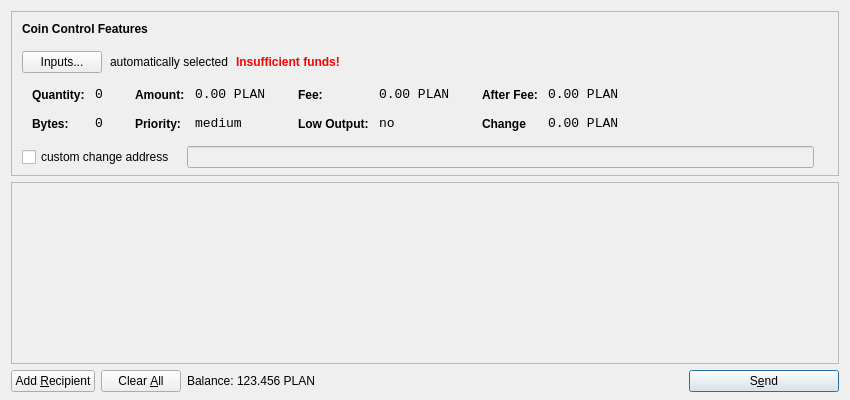
<?xml version="1.0" encoding="UTF-8"?>
<ui version="4.0">
 <class>SendCoinsDialog</class>
 <widget class="QDialog" name="SendCoinsDialog">
  <property name="geometry">
   <rect>
    <x>0</x>
    <y>0</y>
    <width>850</width>
    <height>400</height>
   </rect>
  </property>
  <property name="windowTitle">
   <string>Send Coins</string>
  </property>
  <layout class="QVBoxLayout" name="verticalLayout" stretch="0,1,0">
   <property name="bottomMargin">
    <number>8</number>
   </property>
   <item>
    <widget class="QFrame" name="frameCoinControl">
     <property name="sizePolicy">
      <sizepolicy hsizetype="Expanding" vsizetype="Expanding">
       <horstretch>0</horstretch>
       <verstretch>0</verstretch>
      </sizepolicy>
     </property>
     <property name="maximumSize">
      <size>
       <width>16777215</width>
       <height>16777215</height>
      </size>
     </property>
     <property name="frameShape">
      <enum>QFrame::StyledPanel</enum>
     </property>
     <property name="frameShadow">
      <enum>QFrame::Sunken</enum>
     </property>
     <layout class="QVBoxLayout" name="verticalLayoutCoinControl2">
      <property name="spacing">
       <number>-1</number>
      </property>
      <property name="leftMargin">
       <number>0</number>
      </property>
      <property name="topMargin">
       <number>0</number>
      </property>
      <property name="rightMargin">
       <number>0</number>
      </property>
      <property name="bottomMargin">
       <number>6</number>
      </property>
      <item>
       <layout class="QVBoxLayout" name="verticalLayoutCoinControl" stretch="0,0,0,0,1">
        <property name="spacing">
         <number>0</number>
        </property>
        <property name="leftMargin">
         <number>10</number>
        </property>
        <property name="topMargin">
         <number>10</number>
        </property>
        <item>
         <layout class="QHBoxLayout" name="horizontalLayoutCoinControl1">
          <property name="bottomMargin">
           <number>15</number>
          </property>
          <item>
           <widget class="QLabel" name="labelCoinControlFeatures">
            <property name="sizePolicy">
             <sizepolicy hsizetype="Preferred" vsizetype="Maximum">
              <horstretch>0</horstretch>
              <verstretch>0</verstretch>
             </sizepolicy>
            </property>
            <property name="font">
             <font>
              <weight>75</weight>
              <bold>true</bold>
             </font>
            </property>
            <property name="styleSheet">
             <string notr="true">font-weight:bold;</string>
            </property>
            <property name="text">
             <string>Coin Control Features</string>
            </property>
           </widget>
          </item>
         </layout>
        </item>
        <item>
         <layout class="QHBoxLayout" name="horizontalLayoutCoinControl2" stretch="0,0,0,0">
          <property name="spacing">
           <number>8</number>
          </property>
          <property name="bottomMargin">
           <number>10</number>
          </property>
          <item>
           <widget class="QPushButton" name="pushButtonCoinControl">
            <property name="styleSheet">
             <string notr="true"/>
            </property>
            <property name="text">
             <string>Inputs...</string>
            </property>
           </widget>
          </item>
          <item>
           <widget class="QLabel" name="labelCoinControlAutomaticallySelected">
            <property name="text">
             <string>automatically selected</string>
            </property>
            <property name="margin">
             <number>5</number>
            </property>
           </widget>
          </item>
          <item>
           <widget class="QLabel" name="labelCoinControlInsuffFunds">
            <property name="font">
             <font>
              <weight>75</weight>
              <bold>true</bold>
             </font>
            </property>
            <property name="styleSheet">
             <string notr="true">color:red;font-weight:bold;</string>
            </property>
            <property name="text">
             <string>Insufficient funds!</string>
            </property>
            <property name="margin">
             <number>5</number>
            </property>
           </widget>
          </item>
          <item>
           <spacer name="horizontalSpacerCoinControl">
            <property name="orientation">
             <enum>Qt::Horizontal</enum>
            </property>
            <property name="sizeHint" stdset="0">
             <size>
              <width>40</width>
              <height>1</height>
             </size>
            </property>
           </spacer>
          </item>
         </layout>
        </item>
        <item>
         <widget class="QWidget" name="widgetCoinControl" native="true">
          <property name="sizePolicy">
           <sizepolicy hsizetype="Preferred" vsizetype="Preferred">
            <horstretch>0</horstretch>
            <verstretch>0</verstretch>
           </sizepolicy>
          </property>
          <property name="minimumSize">
           <size>
            <width>0</width>
            <height>0</height>
           </size>
          </property>
          <property name="styleSheet">
           <string notr="true"/>
          </property>
          <layout class="QHBoxLayout" name="horizontalLayoutCoinControl5">
           <property name="margin">
            <number>0</number>
           </property>
           <item>
            <layout class="QHBoxLayout" name="horizontalLayoutCoinControl3" stretch="0,0,0,1">
             <property name="spacing">
              <number>20</number>
             </property>
             <property name="topMargin">
              <number>0</number>
             </property>
             <property name="bottomMargin">
              <number>10</number>
             </property>
             <item>
              <layout class="QFormLayout" name="formLayoutCoinControl1">
               <property name="horizontalSpacing">
                <number>10</number>
               </property>
               <property name="verticalSpacing">
                <number>14</number>
               </property>
               <property name="leftMargin">
                <number>10</number>
               </property>
               <property name="topMargin">
                <number>4</number>
               </property>
               <property name="rightMargin">
                <number>6</number>
               </property>
               <item row="0" column="0">
                <widget class="QLabel" name="labelCoinControlQuantityText">
                 <property name="styleSheet">
                  <string notr="true">font-weight:bold;</string>
                 </property>
                 <property name="text">
                  <string>Quantity:</string>
                 </property>
                 <property name="margin">
                  <number>0</number>
                 </property>
                </widget>
               </item>
               <item row="0" column="1">
                <widget class="QLabel" name="labelCoinControlQuantity">
                 <property name="font">
                  <font>
                   <family>Monospace</family>
                   <pointsize>10</pointsize>
                  </font>
                 </property>
                 <property name="cursor">
                  <cursorShape>IBeamCursor</cursorShape>
                 </property>
                 <property name="contextMenuPolicy">
                  <enum>Qt::ActionsContextMenu</enum>
                 </property>
                 <property name="text">
                  <string>0</string>
                 </property>
                 <property name="margin">
                  <number>0</number>
                 </property>
                 <property name="textInteractionFlags">
                  <set>Qt::LinksAccessibleByMouse|Qt::TextSelectableByKeyboard|Qt::TextSelectableByMouse</set>
                 </property>
                </widget>
               </item>
               <item row="1" column="0">
                <widget class="QLabel" name="labelCoinControlBytesText">
                 <property name="styleSheet">
                  <string notr="true">font-weight:bold;</string>
                 </property>
                 <property name="text">
                  <string>Bytes:</string>
                 </property>
                </widget>
               </item>
               <item row="1" column="1">
                <widget class="QLabel" name="labelCoinControlBytes">
                 <property name="font">
                  <font>
                   <family>Monospace</family>
                   <pointsize>10</pointsize>
                  </font>
                 </property>
                 <property name="cursor">
                  <cursorShape>IBeamCursor</cursorShape>
                 </property>
                 <property name="contextMenuPolicy">
                  <enum>Qt::ActionsContextMenu</enum>
                 </property>
                 <property name="text">
                  <string>0</string>
                 </property>
                 <property name="textInteractionFlags">
                  <set>Qt::LinksAccessibleByMouse|Qt::TextSelectableByKeyboard|Qt::TextSelectableByMouse</set>
                 </property>
                </widget>
               </item>
              </layout>
             </item>
             <item>
              <layout class="QFormLayout" name="formLayoutCoinControl2">
               <property name="horizontalSpacing">
                <number>10</number>
               </property>
               <property name="verticalSpacing">
                <number>14</number>
               </property>
               <property name="leftMargin">
                <number>6</number>
               </property>
               <property name="topMargin">
                <number>4</number>
               </property>
               <property name="rightMargin">
                <number>6</number>
               </property>
               <item row="0" column="0">
                <widget class="QLabel" name="labelCoinControlAmountText">
                 <property name="styleSheet">
                  <string notr="true">font-weight:bold;</string>
                 </property>
                 <property name="text">
                  <string>Amount:</string>
                 </property>
                 <property name="margin">
                  <number>0</number>
                 </property>
                </widget>
               </item>
               <item row="0" column="1">
                <widget class="QLabel" name="labelCoinControlAmount">
                 <property name="font">
                  <font>
                   <family>Monospace</family>
                   <pointsize>10</pointsize>
                  </font>
                 </property>
                 <property name="cursor">
                  <cursorShape>IBeamCursor</cursorShape>
                 </property>
                 <property name="contextMenuPolicy">
                  <enum>Qt::ActionsContextMenu</enum>
                 </property>
                 <property name="text">
                  <string>0.00 PLAN</string>
                 </property>
                 <property name="textInteractionFlags">
                  <set>Qt::LinksAccessibleByMouse|Qt::TextSelectableByKeyboard|Qt::TextSelectableByMouse</set>
                 </property>
                </widget>
               </item>
               <item row="1" column="0">
                <widget class="QLabel" name="labelCoinControlPriorityText">
                 <property name="styleSheet">
                  <string notr="true">font-weight:bold;</string>
                 </property>
                 <property name="text">
                  <string>Priority:</string>
                 </property>
                </widget>
               </item>
               <item row="1" column="1">
                <widget class="QLabel" name="labelCoinControlPriority">
                 <property name="font">
                  <font>
                   <family>Monospace</family>
                   <pointsize>10</pointsize>
                  </font>
                 </property>
                 <property name="cursor">
                  <cursorShape>IBeamCursor</cursorShape>
                 </property>
                 <property name="contextMenuPolicy">
                  <enum>Qt::ActionsContextMenu</enum>
                 </property>
                 <property name="text">
                  <string>medium</string>
                 </property>
                 <property name="textInteractionFlags">
                  <set>Qt::LinksAccessibleByMouse|Qt::TextSelectableByKeyboard|Qt::TextSelectableByMouse</set>
                 </property>
                </widget>
               </item>
              </layout>
             </item>
             <item>
              <layout class="QFormLayout" name="formLayoutCoinControl3">
               <property name="horizontalSpacing">
                <number>10</number>
               </property>
               <property name="verticalSpacing">
                <number>14</number>
               </property>
               <property name="leftMargin">
                <number>6</number>
               </property>
               <property name="topMargin">
                <number>4</number>
               </property>
               <property name="rightMargin">
                <number>6</number>
               </property>
               <item row="0" column="0">
                <widget class="QLabel" name="labelCoinControlFeeText">
                 <property name="styleSheet">
                  <string notr="true">font-weight:bold;</string>
                 </property>
                 <property name="text">
                  <string>Fee:</string>
                 </property>
                 <property name="margin">
                  <number>0</number>
                 </property>
                </widget>
               </item>
               <item row="0" column="1">
                <widget class="QLabel" name="labelCoinControlFee">
                 <property name="font">
                  <font>
                   <family>Monospace</family>
                   <pointsize>10</pointsize>
                  </font>
                 </property>
                 <property name="cursor">
                  <cursorShape>IBeamCursor</cursorShape>
                 </property>
                 <property name="contextMenuPolicy">
                  <enum>Qt::ActionsContextMenu</enum>
                 </property>
                 <property name="text">
                  <string>0.00 PLAN</string>
                 </property>
                 <property name="textInteractionFlags">
                  <set>Qt::LinksAccessibleByMouse|Qt::TextSelectableByKeyboard|Qt::TextSelectableByMouse</set>
                 </property>
                </widget>
               </item>
               <item row="1" column="0">
                <widget class="QLabel" name="labelCoinControlLowOutputText">
                 <property name="styleSheet">
                  <string notr="true">font-weight:bold;</string>
                 </property>
                 <property name="text">
                  <string>Low Output:</string>
                 </property>
                </widget>
               </item>
               <item row="1" column="1">
                <widget class="QLabel" name="labelCoinControlLowOutput">
                 <property name="font">
                  <font>
                   <family>Monospace</family>
                   <pointsize>10</pointsize>
                  </font>
                 </property>
                 <property name="cursor">
                  <cursorShape>IBeamCursor</cursorShape>
                 </property>
                 <property name="contextMenuPolicy">
                  <enum>Qt::ActionsContextMenu</enum>
                 </property>
                 <property name="text">
                  <string>no</string>
                 </property>
                 <property name="textInteractionFlags">
                  <set>Qt::LinksAccessibleByMouse|Qt::TextSelectableByKeyboard|Qt::TextSelectableByMouse</set>
                 </property>
                </widget>
               </item>
              </layout>
             </item>
             <item>
              <layout class="QFormLayout" name="formLayoutCoinControl4">
               <property name="horizontalSpacing">
                <number>10</number>
               </property>
               <property name="verticalSpacing">
                <number>14</number>
               </property>
               <property name="leftMargin">
                <number>6</number>
               </property>
               <property name="topMargin">
                <number>4</number>
               </property>
               <property name="rightMargin">
                <number>6</number>
               </property>
               <item row="0" column="0">
                <widget class="QLabel" name="labelCoinControlAfterFeeText">
                 <property name="styleSheet">
                  <string notr="true">font-weight:bold;</string>
                 </property>
                 <property name="text">
                  <string>After Fee:</string>
                 </property>
                 <property name="margin">
                  <number>0</number>
                 </property>
                </widget>
               </item>
               <item row="0" column="1">
                <widget class="QLabel" name="labelCoinControlAfterFee">
                 <property name="font">
                  <font>
                   <family>Monospace</family>
                   <pointsize>10</pointsize>
                  </font>
                 </property>
                 <property name="cursor">
                  <cursorShape>IBeamCursor</cursorShape>
                 </property>
                 <property name="contextMenuPolicy">
                  <enum>Qt::ActionsContextMenu</enum>
                 </property>
                 <property name="text">
                  <string>0.00 PLAN</string>
                 </property>
                 <property name="textInteractionFlags">
                  <set>Qt::LinksAccessibleByMouse|Qt::TextSelectableByKeyboard|Qt::TextSelectableByMouse</set>
                 </property>
                </widget>
               </item>
               <item row="1" column="0">
                <widget class="QLabel" name="labelCoinControlChangeText">
                 <property name="styleSheet">
                  <string notr="true">font-weight:bold;</string>
                 </property>
                 <property name="text">
                  <string>Change</string>
                 </property>
                </widget>
               </item>
               <item row="1" column="1">
                <widget class="QLabel" name="labelCoinControlChange">
                 <property name="font">
                  <font>
                   <family>Monospace</family>
                   <pointsize>10</pointsize>
                  </font>
                 </property>
                 <property name="cursor">
                  <cursorShape>IBeamCursor</cursorShape>
                 </property>
                 <property name="contextMenuPolicy">
                  <enum>Qt::ActionsContextMenu</enum>
                 </property>
                 <property name="text">
                  <string>0.00 PLAN</string>
                 </property>
                 <property name="textInteractionFlags">
                  <set>Qt::LinksAccessibleByMouse|Qt::TextSelectableByKeyboard|Qt::TextSelectableByMouse</set>
                 </property>
                </widget>
               </item>
              </layout>
             </item>
            </layout>
           </item>
          </layout>
         </widget>
        </item>
        <item>
         <layout class="QHBoxLayout" name="horizontalLayoutCoinControl4" stretch="0,0,0">
          <property name="spacing">
           <number>12</number>
          </property>
          <property name="sizeConstraint">
           <enum>QLayout::SetDefaultConstraint</enum>
          </property>
          <property name="topMargin">
           <number>5</number>
          </property>
          <property name="rightMargin">
           <number>5</number>
          </property>
          <item>
           <widget class="QCheckBox" name="checkBoxCoinControlChange">
            <property name="text">
             <string>custom change address</string>
            </property>
           </widget>
          </item>
          <item>
           <widget class="QLineEdit" name="lineEditCoinControlChange">
            <property name="enabled">
             <bool>false</bool>
            </property>
            <property name="sizePolicy">
             <sizepolicy hsizetype="Expanding" vsizetype="Fixed">
              <horstretch>0</horstretch>
              <verstretch>0</verstretch>
             </sizepolicy>
            </property>
           </widget>
          </item>
          <item>
           <widget class="QLabel" name="labelCoinControlChangeLabel">
            <property name="sizePolicy">
             <sizepolicy hsizetype="Preferred" vsizetype="Expanding">
              <horstretch>0</horstretch>
              <verstretch>0</verstretch>
             </sizepolicy>
            </property>
            <property name="minimumSize">
             <size>
              <width>0</width>
              <height>0</height>
             </size>
            </property>
            <property name="text">
             <string/>
            </property>
            <property name="margin">
             <number>3</number>
            </property>
           </widget>
          </item>
         </layout>
        </item>
        <item>
         <spacer name="verticalSpacerCoinControl">
          <property name="orientation">
           <enum>Qt::Vertical</enum>
          </property>
          <property name="sizeHint" stdset="0">
           <size>
            <width>800</width>
            <height>1</height>
           </size>
          </property>
         </spacer>
        </item>
       </layout>
      </item>
     </layout>
    </widget>
   </item>
   <item>
    <widget class="QScrollArea" name="scrollArea">
     <property name="widgetResizable">
      <bool>true</bool>
     </property>
     <widget class="QWidget" name="scrollAreaWidgetContents">
      <property name="geometry">
       <rect>
        <x>0</x>
        <y>0</y>
        <width>830</width>
        <height>165</height>
       </rect>
      </property>
      <layout class="QVBoxLayout" name="verticalLayout_2">
       <property name="margin">
        <number>0</number>
       </property>
       <item>
        <layout class="QVBoxLayout" name="entries">
         <property name="spacing">
          <number>6</number>
         </property>
        </layout>
       </item>
       <item>
        <spacer name="verticalSpacer">
         <property name="orientation">
          <enum>Qt::Vertical</enum>
         </property>
         <property name="sizeHint" stdset="0">
          <size>
           <width>20</width>
           <height>40</height>
          </size>
         </property>
        </spacer>
       </item>
      </layout>
     </widget>
    </widget>
   </item>
   <item>
    <layout class="QHBoxLayout" name="horizontalLayout">
     <item>
      <widget class="QPushButton" name="addButton">
       <property name="toolTip">
        <string>Send to multiple recipients at once</string>
       </property>
       <property name="text">
        <string>Add &amp;Recipient</string>
       </property>
       <property name="icon">
        <iconset resource="../bitcoin.qrc">
         <normaloff>:/icons/add</normaloff>:/icons/add</iconset>
       </property>
       <property name="autoDefault">
        <bool>false</bool>
       </property>
      </widget>
     </item>
     <item>
      <widget class="QPushButton" name="clearButton">
       <property name="sizePolicy">
        <sizepolicy hsizetype="Minimum" vsizetype="Fixed">
         <horstretch>0</horstretch>
         <verstretch>0</verstretch>
        </sizepolicy>
       </property>
       <property name="toolTip">
        <string>Remove all transaction fields</string>
       </property>
       <property name="text">
        <string>Clear &amp;All</string>
       </property>
       <property name="icon">
        <iconset resource="../bitcoin.qrc">
         <normaloff>:/icons/remove</normaloff>:/icons/remove</iconset>
       </property>
       <property name="autoRepeatDelay">
        <number>300</number>
       </property>
       <property name="autoDefault">
        <bool>false</bool>
       </property>
      </widget>
     </item>
     <item>
      <layout class="QHBoxLayout" name="horizontalLayout_2">
       <property name="spacing">
        <number>3</number>
       </property>
       <item>
        <widget class="QLabel" name="label">
         <property name="sizePolicy">
          <sizepolicy hsizetype="Preferred" vsizetype="Fixed">
           <horstretch>0</horstretch>
           <verstretch>0</verstretch>
          </sizepolicy>
         </property>
         <property name="text">
          <string>Balance:</string>
         </property>
        </widget>
       </item>
       <item>
        <widget class="QLabel" name="labelBalance">
         <property name="sizePolicy">
          <sizepolicy hsizetype="Preferred" vsizetype="Fixed">
           <horstretch>0</horstretch>
           <verstretch>0</verstretch>
          </sizepolicy>
         </property>
         <property name="cursor">
          <cursorShape>IBeamCursor</cursorShape>
         </property>
         <property name="text">
          <string>123.456 PLAN</string>
         </property>
         <property name="textInteractionFlags">
          <set>Qt::LinksAccessibleByMouse|Qt::TextSelectableByKeyboard|Qt::TextSelectableByMouse</set>
         </property>
        </widget>
       </item>
      </layout>
     </item>
     <item>
      <spacer name="horizontalSpacer">
       <property name="orientation">
        <enum>Qt::Horizontal</enum>
       </property>
       <property name="sizeHint" stdset="0">
        <size>
         <width>40</width>
         <height>20</height>
        </size>
       </property>
      </spacer>
     </item>
     <item>
      <widget class="QPushButton" name="sendButton">
       <property name="minimumSize">
        <size>
         <width>150</width>
         <height>0</height>
        </size>
       </property>
       <property name="toolTip">
        <string>Confirm the send action</string>
       </property>
       <property name="text">
        <string>S&amp;end</string>
       </property>
       <property name="icon">
        <iconset resource="../bitcoin.qrc">
         <normaloff>:/icons/send</normaloff>:/icons/send</iconset>
       </property>
       <property name="default">
        <bool>true</bool>
       </property>
      </widget>
     </item>
    </layout>
   </item>
  </layout>
 </widget>
 <resources>
  <include location="../bitcoin.qrc"/>
 </resources>
 <connections/>
</ui>
